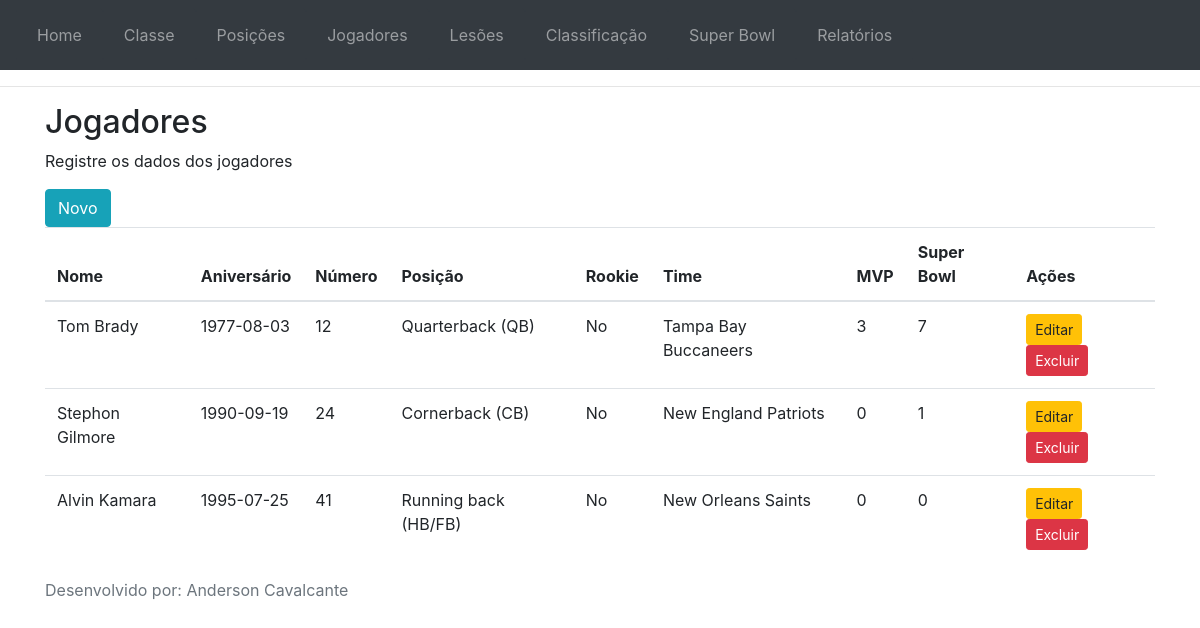
Page /jogador/jogador.php (signed in) on the committed database.
### tables this page shows
CREATE TABLE `jogador` (
  `id` int(11) NOT NULL,
  `nome` varchar(100) NOT NULL,
  `data` date NOT NULL,
  `numero` int(100) NOT NULL,
  `calouro` tinyint(1) NOT NULL,
  `id_posicao` int(11) NOT NULL,
  `time` varchar(100) NOT NULL,
  `mvp` int(11) NOT NULL,
  `sb` int(11) NOT NULL
);

CREATE TABLE `posicao` (
  `id` int(11) NOT NULL,
  `nome` varchar(50) NOT NULL,
  `id_classe` int(11) NOT NULL
);

### jogador/lista_jogador.php (the view)
<div class="container print">
    <h2>Jogadores</h2>
    <p>Registre os dados dos jogadores</p>
    <a class="btn btn-info" href="jogador.php?acao=novo">Novo</a>
    <?php if (count($registros)==0): ?>
    <p>No records found.</p>
    <?php else: ?>
    <table class="table table-hover table-stripped">
        <thead>
            <th>Nome</th>
            <th>Aniversário</th>
            <th>Número</th>
            <th>Posição</th>
            <th>Rookie</th>
            <th>Time</th>
            <th>MVP</th>
            <th>Super Bowl</th>
            <th>Ações</th>
        </thead>
        <tbody>
            <?php foreach ($registros as $linha): ?>
            <tr>
                <td><?= $linha['nome']; ?></td>
                <td><?= $linha['data']; ?></td>
                <td><?= $linha['numero']; ?></td>
                <td><?php echo $linha['posicao']; ?></td>
                <td><?php if($linha['calouro']==1) echo "Yes";
                        else echo "No"; ?></td>
                <td><?php echo $linha['time']; ?></td>
                <td><?php echo $linha['mvp']; ?></td>
                <td><?php echo $linha['sb']; ?></td>
                <td>
                    <a class="btn btn-warning btn-sm" href="jogador.php?acao=buscar&id=<?php echo $linha['id']; ?>">Editar</a>
                    <a class="btn btn-danger btn-sm" href="jogador.php?acao=excluir&id=<?php echo $linha['id']; ?>">Excluir</a>
                </td>
            </tr>
            <?php endforeach; ?>
        </tbody>
    </table>
    <?php endif; ?>
</div>

### jogador/jogador.php (shortened to what this page needs)
<?php
    require_once '../config/conexao.php';
    if(!isset($_GET['acao'])) $acao="listar";
    else $acao = $_GET['acao'];
    if($acao=="listar"){
        $sql   = "SELECT j.id, j.nome, j.data, j.numero, j.time, j.mvp, j.sb, j.calouro, p.nome as posicao
                    FROM jogador j
                    INNER JOIN posicao p ON p.id=j.id_posicao";
        $query = $con->query($sql);
        $registros = $query->fetchAll();
        require_once '../template/cabecalho.php';
        require_once 'lista_jogador.php';
        require_once '../template/rodape.php';
    }else if($acao == "novo"){
        $lista_posicao = getPosicoes();
        require_once '../template/cabecalho.php';
        require_once 'form_jogador.php';
        require_once '../template/rodape.php';
    }else if($acao == "gravar"){
        $registro = $_POST;
        $registro['calouro'] = (isset($registro['calouro']))? 1 : 0;
        $sql = "INSERT INTO jogador(nome, data, numero, id_posicao, calouro, time, mvp, sb)
                    VALUES(:nome, :data, :numero, :id_posicao, :calouro, :time, :mvp, :sb)";
        $query = $con->prepare($sql);
        $result = $query->execute($registro);
        if($result){
            header('Location: ./jogador.php');
        }else{
            print_r($registro);
            echo "Erro ao tentar inserir os dados, mensagem: " . print_r($query->errorInfo());
        }
    }else if($acao == "excluir"){
        $id    = $_GET['id'];
        $sql   = "DELETE FROM jogador WHERE id = :id";
        $query = $con->prepare($sql);
        $query->bindParam(':id', $id);
        $result = $query->execute();
        if($result){
            header('Location: ./jogador.php');
        }else{
            echo "Erro ao tentar remover o registro de id: " . $id;
        }
    }else if($acao == "buscar"){
        $lista_posicao = getPosicoes();
        $id    = $_GET['id'];
        $sql   = "SELECT * FROM jogador WHERE id = :id";
        $query = $con->prepare($sql);
        $query->bindParam(':id', $id);
        $query->execute();
        $registro = $query->fetch();
        require_once '../template/cabecalho.php';
        require_once 'form_jogador.php';
        require_once '../template/rodape.php';
    }else if($acao == "atualizar"){
        $sql   = "UPDATE jogador SET nome = :nome, data = :data, numero = :numero,
                    id_posicao = :id_posicao, calouro = :calouro, time = :time, mvp = :mvp, sb = :sb WHERE id = :id";
        $query = $con->prepare($sql);
        $_POST['calouro'] = (isset($_POST['calouro']))? 1 : 0;
        $query->bindParam(':id', $_GET['id']);
        $query->bindParam(':nome', $_POST['nome']);
        $query->bindParam(':data', $_POST['data']);
        $query->bindParam(':numero', $_POST['numero']);
        $query->bindParam(':id_posicao', $_POST['id_posicao']);
        $query->bindParam(':calouro', $_POST['calouro']);
        $query->bindParam(':time', $_POST['time']);
        $query->bindParam(':mvp', $_POST['mvp']);
        $query->bindParam(':sb', $_POST['sb']);
        $result = $query->execute();
        if($result){
            header('Location: ./jogador.php');
        }else{
            echo "Erro ao tentar atualizar os dados" . print_r($query->errorInfo());
        }
    }
?>

### template/cabecalho.php (shortened to what this page needs)
<!DOCTYPE html>
<html lang="pt-br">
    <head>
        <link rel="stylesheet" href="https://maxcdn.bootstrapcdn.com/bootstrap/4.3.1/css/bootstrap.min.css">
        <link rel="stylesheet" href="https://use.fontawesome.com/releases/v5.7.0/css/all.css"
>
    </head>
    <body>
        <div id="div1">
            <nav class="navbar navbar-expand bg-dark navbar-dark">
                <ul style="color: white;" class="navbar-nav">
                        <button class="btn btn-dark">
                        <li><a href="<?= BASE_URL; ?>/index.php" class="nav-link">Home</a></li>
                    <li class="nav-item active">
                        <button class="btn btn-dark">
                        <a href="<?= BASE_URL; ?>classe/classe.php"classe.php" class="nav-link">Classe</a>
                    </li>
                    <li class="nav-item active">
                        <button class="btn btn-dark">
                        <a href="<?= BASE_URL; ?>posicao/posicao.php"posicao.php" class="nav-link">Posições</a>
                    </li>
                    <li class="nav-item active">
                        <button class="btn btn-dark">
                        <a href="<?= BASE_URL; ?>jogador/jogador.php"jogador.php" class="nav-link">Jogadores</a>
                    </li>
                    <li class="nav-item active">
                        <button class="btn btn-dark">
                        <li><a href="<?= BASE_URL; ?>/injurie/injurie.php"injurie.php" class="nav-link">Lesões</a></li>
                    </li>
                    <li class="nav-item active">
                        <button class="btn btn-dark">
                        <li><a href="https://www.nfl.com/standings/league/2021/REG" class="nav-link">Classificação</a></li>
                    </li>
                    <li class="nav-item active">
                        <button class="btn btn-dark">
                        <li><a href="<?= BASE_URL; ?>/sb/sb.php"injurie.php" class="nav-link">Super Bowl</a></li>
                    </li>
                    <li class="nav-item active">
                        <button class="btn btn-dark">
                        <li><a href="<?= BASE_URL; ?>/relatorio/relatorio_page.php"relatorio_page.php" class="nav-link">Relatórios</a>
                    </li>
                </ul>
            </nav>
        </div>
        <hr>
        <main>

### template/rodape.php (shortened to what this page needs)
        <footer id="footer">
            <div class="container">
                <div class="credits">
                    <p><span class="text-muted">Desenvolvido por: Anderson Cavalcante</span></p>
                </div>
            </div>
        </footer>
    </body>
</html>

### rows in the picture
jogador: nome "Tom Brady", data "1977-08-03", numero "12", id_posicao.nome "Quarterback (QB)", calouro "No", time "Tampa Bay Buccaneers", mvp "3", sb "7"
jogador: nome "Stephon Gilmore", data "1990-09-19", numero "24", id_posicao.nome "Cornerback (CB)", calouro "No", time "New England Patriots", mvp "0", sb "1"
jogador: nome "Alvin Kamara", data "1995-07-25", numero "41", id_posicao.nome "Running back (HB/FB)", calouro "No", time "New Orleans Saints", mvp "0", sb "0"
